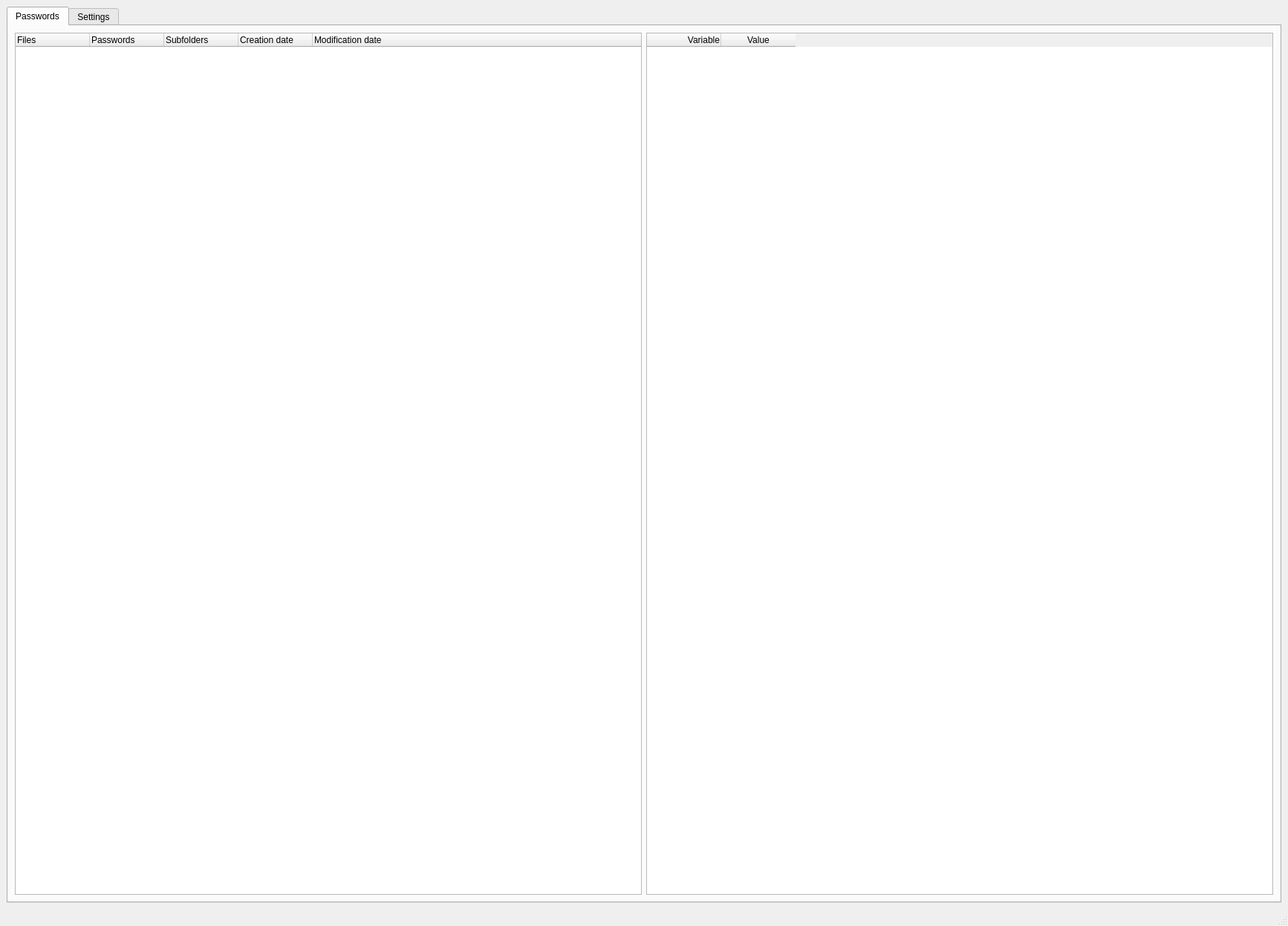
<?xml version="1.0" encoding="UTF-8"?>
<ui version="4.0">
 <class>MainWindow</class>
 <widget class="QMainWindow" name="MainWindow">
  <property name="geometry">
   <rect>
    <x>0</x>
    <y>0</y>
    <width>1734</width>
    <height>1247</height>
   </rect>
  </property>
  <property name="windowTitle">
   <string>MainWindow</string>
  </property>
  <widget class="QWidget" name="centralwidget">
   <layout class="QGridLayout" name="gridLayout">
    <item row="0" column="0">
     <widget class="QTabWidget" name="tabWidget">
      <property name="currentIndex">
       <number>0</number>
      </property>
      <widget class="QWidget" name="tab">
       <attribute name="title">
        <string>Passwords</string>
       </attribute>
       <layout class="QGridLayout" name="gridLayout_3">
        <item row="0" column="1">
         <widget class="QTableWidget" name="tableWidget">
          <column>
           <property name="text">
            <string>Variable</string>
           </property>
           <property name="textAlignment">
            <set>AlignTrailing|AlignVCenter</set>
           </property>
          </column>
          <column>
           <property name="text">
            <string>Value</string>
           </property>
          </column>
         </widget>
        </item>
        <item row="0" column="0">
         <widget class="QTreeWidget" name="treeWidget">
          <column>
           <property name="text">
            <string>Files</string>
           </property>
          </column>
          <column>
           <property name="text">
            <string>Passwords</string>
           </property>
          </column>
          <column>
           <property name="text">
            <string>Subfolders</string>
           </property>
          </column>
          <column>
           <property name="text">
            <string>Creation date</string>
           </property>
          </column>
          <column>
           <property name="text">
            <string>Modification date</string>
           </property>
          </column>
         </widget>
        </item>
       </layout>
      </widget>
      <widget class="QWidget" name="tab_2">
       <attribute name="title">
        <string>Settings</string>
       </attribute>
       <layout class="QGridLayout" name="gridLayout_2">
        <item row="1" column="0">
         <widget class="QLabel" name="label">
          <property name="font">
           <font>
            <weight>75</weight>
            <italic>true</italic>
            <bold>true</bold>
           </font>
          </property>
          <property name="text">
           <string>GnuPG path</string>
          </property>
          <property name="alignment">
           <set>Qt::AlignRight|Qt::AlignTrailing|Qt::AlignVCenter</set>
          </property>
         </widget>
        </item>
        <item row="9" column="0">
         <widget class="QLabel" name="label_11">
          <property name="font">
           <font>
            <weight>75</weight>
            <italic>true</italic>
            <bold>true</bold>
           </font>
          </property>
          <property name="text">
           <string>PYPASS_NO_AGENT</string>
          </property>
          <property name="alignment">
           <set>Qt::AlignRight|Qt::AlignTrailing|Qt::AlignVCenter</set>
          </property>
         </widget>
        </item>
        <item row="8" column="2">
         <widget class="QLineEdit" name="lineEdit_11"/>
        </item>
        <item row="9" column="2">
         <widget class="QLineEdit" name="lineEdit_10"/>
        </item>
        <item row="4" column="0" colspan="3">
         <widget class="Line" name="line">
          <property name="orientation">
           <enum>Qt::Horizontal</enum>
          </property>
         </widget>
        </item>
        <item row="10" column="0" colspan="3">
         <widget class="Line" name="line_2">
          <property name="orientation">
           <enum>Qt::Horizontal</enum>
          </property>
         </widget>
        </item>
        <item row="3" column="0">
         <widget class="QLabel" name="label_3">
          <property name="font">
           <font>
            <weight>75</weight>
            <italic>true</italic>
            <bold>true</bold>
           </font>
          </property>
          <property name="text">
           <string>Git path</string>
          </property>
          <property name="alignment">
           <set>Qt::AlignRight|Qt::AlignTrailing|Qt::AlignVCenter</set>
          </property>
         </widget>
        </item>
        <item row="7" column="2">
         <widget class="QLineEdit" name="lineEdit_9"/>
        </item>
        <item row="1" column="2">
         <widget class="QLineEdit" name="lineEdit"/>
        </item>
        <item row="7" column="0">
         <widget class="QLabel" name="label_9">
          <property name="font">
           <font>
            <weight>75</weight>
            <italic>true</italic>
            <bold>true</bold>
           </font>
          </property>
          <property name="text">
           <string>PYPASS_GIT_BIN</string>
          </property>
          <property name="alignment">
           <set>Qt::AlignRight|Qt::AlignTrailing|Qt::AlignVCenter</set>
          </property>
         </widget>
        </item>
        <item row="3" column="2">
         <widget class="QLineEdit" name="lineEdit_3"/>
        </item>
        <item row="2" column="0">
         <widget class="QLabel" name="label_2">
          <property name="font">
           <font>
            <weight>75</weight>
            <italic>true</italic>
            <bold>true</bold>
           </font>
          </property>
          <property name="text">
           <string>Gpg4win path</string>
          </property>
          <property name="alignment">
           <set>Qt::AlignRight|Qt::AlignTrailing|Qt::AlignVCenter</set>
          </property>
         </widget>
        </item>
        <item row="2" column="2">
         <widget class="QLineEdit" name="lineEdit_2"/>
        </item>
        <item row="6" column="2">
         <widget class="QLineEdit" name="lineEdit_8"/>
        </item>
        <item row="11" column="0">
         <spacer name="verticalSpacer">
          <property name="orientation">
           <enum>Qt::Vertical</enum>
          </property>
          <property name="sizeHint" stdset="0">
           <size>
            <width>20</width>
            <height>40</height>
           </size>
          </property>
         </spacer>
        </item>
        <item row="6" column="0">
         <widget class="QLabel" name="label_8">
          <property name="font">
           <font>
            <weight>75</weight>
            <italic>true</italic>
            <bold>true</bold>
           </font>
          </property>
          <property name="text">
           <string>PYPASS_GPG_BIN</string>
          </property>
          <property name="alignment">
           <set>Qt::AlignRight|Qt::AlignTrailing|Qt::AlignVCenter</set>
          </property>
         </widget>
        </item>
        <item row="8" column="0">
         <widget class="QLabel" name="label_10">
          <property name="font">
           <font>
            <weight>75</weight>
            <italic>true</italic>
            <bold>true</bold>
           </font>
          </property>
          <property name="text">
           <string>PYPASS_STORE_DIR</string>
          </property>
          <property name="alignment">
           <set>Qt::AlignRight|Qt::AlignTrailing|Qt::AlignVCenter</set>
          </property>
         </widget>
        </item>
        <item row="5" column="0" colspan="3">
         <widget class="QLabel" name="label_12">
          <property name="font">
           <font>
            <weight>75</weight>
            <bold>true</bold>
            <underline>true</underline>
           </font>
          </property>
          <property name="text">
           <string>VARIABLES</string>
          </property>
          <property name="alignment">
           <set>Qt::AlignCenter</set>
          </property>
         </widget>
        </item>
        <item row="0" column="0" colspan="3">
         <widget class="QLabel" name="label_13">
          <property name="font">
           <font>
            <weight>75</weight>
            <bold>true</bold>
            <underline>true</underline>
           </font>
          </property>
          <property name="text">
           <string>ENVIRONMENT</string>
          </property>
          <property name="alignment">
           <set>Qt::AlignCenter</set>
          </property>
         </widget>
        </item>
       </layout>
      </widget>
     </widget>
    </item>
   </layout>
  </widget>
  <widget class="QStatusBar" name="statusbar"/>
 </widget>
 <resources/>
 <connections/>
</ui>
